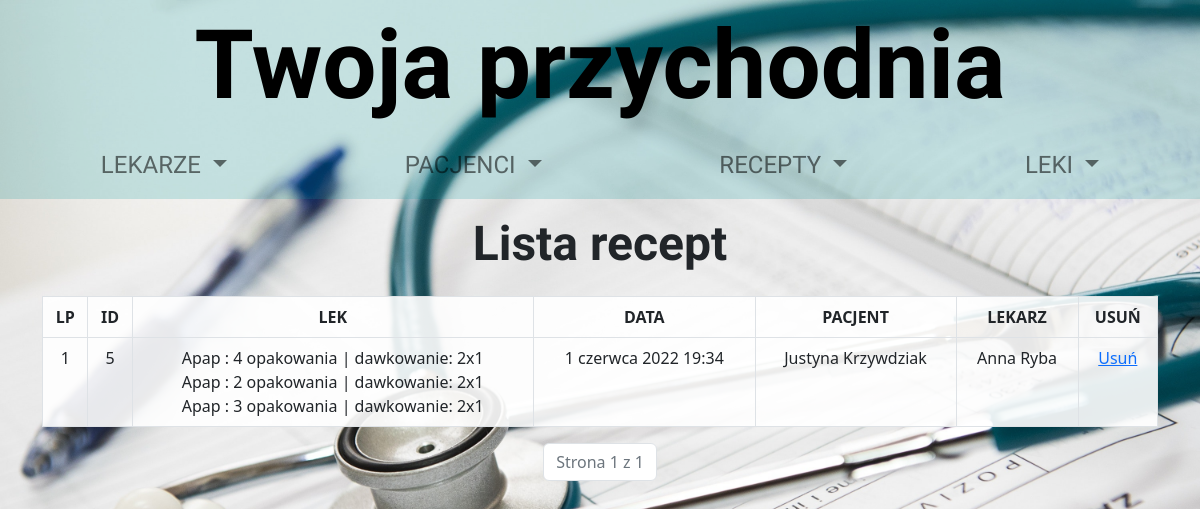
The app's page /wyswietl_recepte/ with its own data.
### przychodnia_app/models.py (models this page shows, shortened)
class Recepta(models.Model):
    pacjent = models.ForeignKey(Pacjent, on_delete=models.CASCADE)
    lekarz = models.ForeignKey(Lekarz, on_delete=models.CASCADE)
    data = models.DateTimeField(default=timezone.now)

class IloscLeku(models.Model):
    recepta = models.ForeignKey(Recepta, on_delete=models.CASCADE)
    lek = models.ForeignKey(Lek, on_delete=models.CASCADE)
    ilosc = models.IntegerField()
    dawkowanie = models.CharField(max_length=10)

class Lek(models.Model):
    nazwa = models.CharField(max_length=100)
    substancja_czynna = models.CharField(max_length=100)
    cena = models.IntegerField()

class DaneOsobowe(models.Model):
    imie_nazwisko = models.CharField(max_length=50)
    numer_telefonu = models.CharField(max_length=20)
    email = models.EmailField(max_length=50)
    class Meta:
        abstract = True

class Pacjent(DaneOsobowe):
    plec = models.CharField(max_length=1, choices=PLEC)
    data_urodzenia = models.DateField()
    pesel = models.CharField(max_length=11)

class Lekarz(DaneOsobowe):
    specjalizacja = models.CharField(max_length=30,
                                     choices=SPECJALIZACJE)

### przychodnia_app/views.py (the view)
# urls.py: path('wyswietl_recepte/', views.wyswietl_recepte, name='wyswietl_recepte'),
def wyswietl_recepte(request):
    recepty = Recepta.objects.all()
    p = Paginator(recepty, 5)
    page = request.GET.get('page')
    recepty_na_stronie = p.get_page(page)
    return render(request, 'wyswietl_recepte.html', {
        'recepty': recepty,
        'recepty_na_stronie': recepty_na_stronie,
    })

### przychodnia_app/templates/wyswietl_recepte.html (shortened to what this page needs)
{% extends "szablon.html" %}
{% load static %}
{% block zawartosc %}
<div class="container">
    <h1 class="header-logotype2 text-center p-3">Lista recept</h1>
    <table class="table table-bordered justyna-table text-center">
        <tr>
            <th>LP</th>
            <th>ID</th>
            <th>LEK</th>
            <th>DATA</th>
            <th>PACJENT</th>
            <th>LEKARZ</th>
            <th>USUŃ</th>
        </tr>
        {% for recepta in recepty_na_stronie %}
            <tr>
                <td>{{ forloop.counter }}</td>
                <td>{{ recepta.id }}</td>
                <td>
                    {% for ilosc in recepta.iloscleku_set.all %}
                        {{ ilosc.lek.nazwa }} : {{ ilosc.ilosc }} opakowania | dawkowanie: {{ ilosc.dawkowanie }} <br>
                    {% endfor %}
                </td>
                <td>{{ recepta.data }}</td>
                <td>{{ recepta.pacjent.imie_nazwisko}}</td>
                <td>{{ recepta.lekarz.imie_nazwisko }}</td>
                <td><a href="usun/{{ recepta.id }}">Usuń</a></td>
            </tr>
        {% endfor %}
    </table>
        <nav aria-label="Page navigation example">
          <ul class="pagination justify-content-center">
                <li class="page-item disabled"><a class="page-link" href="#">Strona {{ recepty_na_stronie.number }} z {{ recepty_na_stronie.paginator.num_pages }}</a></li>
          </ul>
        </nav>
</div>
{% endblock %}

### przychodnia_app/templates/szablon.html (shortened to what this page needs)
{% load static %}
<!doctype html>
<html lang="en">
  <head>
    <link href="{% static 'main.css' %}" rel="stylesheet">
  </head>
  <body class="bg-justyna-custom pb-5">
  <div class="d-flex justify-content-center w-100">
    <h1 class="header-logotype w-100 p-2 text-center">
        <a href="{% url 'index' %}">Twoja przychodnia</a>
    </h1>
  </div>
  <nav class="navbar navbar-expand-lg justyna-nav">
  <div class="container-fluid">
    <div class="collapse navbar-collapse" id="navbarSupportedContent">
      <ul class="navbar-nav me-auto mb-2 w-100 mb-lg-0 d-flex justify-content-around">
        <li class="nav-item dropdown">
          <a class="nav-link dropdown-toggle" href="#" id="navbarDropdown" role="button" data-bs-toggle="dropdown" aria-expanded="false">
            LEKARZE
          </a>
        </li>
        <li class="nav-item dropdown">
          <a class="nav-link dropdown-toggle" href="#" id="navbarDropdown" role="button" data-bs-toggle="dropdown" aria-expanded="false">
            PACJENCI
          </a>
        </li>
        <li class="nav-item dropdown">
          <a class="nav-link dropdown-toggle" href="#" id="navbarDropdown" role="button" data-bs-toggle="dropdown" aria-expanded="false">
            RECEPTY
          </a>
        </li>
        <li class="nav-item dropdown">
          <a class="nav-link dropdown-toggle" href="#" id="navbarDropdown" role="button" data-bs-toggle="dropdown" aria-expanded="false">
            LEKI
          </a>
        </li>
      </ul>
    </div>
  </div>
</nav>
{% block zawartosc %}
{% endblock %}
  </body>
</html>

### przychodnia_app/static/main.css (style rules this page uses)
:root { --bg-justynka-zielonki: rgba(14, 153, 161, 0.2) }
html { height: 100%; }
.bg-justyna-custom { background: url("img/bg.jpg") center center/cover no-repeat fixed; }
.header-logotype { font-family: 'Amatic SC', cursive; font-weight: 700; font-size: 6rem; background: var(--bg-justynka-zielonki); margin-bottom: -0.5px; }
.header-logotype2 { font-family: 'Amatic SC', cursive; font-family: 'Oswald', sans-serif; font-weight: 700; font-size: 3rem; }
.header-logotype a { color: black; text-decoration: none; -webkit-user-select: none; -ms-user-select: none; user-select: none; }
.justyna-nav { font-family: 'Oswald', sans-serif; font-weight: 400; font-size: 1.5rem; background: var(--bg-justynka-zielonki); }
.justyna-table { background: rgba(255,255,255,0.9); }

### records on screen
Recepta: id "5", data "1 czerwca 2022 19:34", pacjent.imie_nazwisko "Justyna Krzywdziak", lekarz.imie_nazwisko "Anna Ryba"
IloscLeku: lek.nazwa "Apap", ilosc "4", dawkowanie "2x1"
IloscLeku: lek.nazwa "Apap", ilosc "2", dawkowanie "2x1"
IloscLeku: lek.nazwa "Apap", ilosc "3", dawkowanie "2x1"

### other values on screen
{{ recepty_na_stronie.number }} "1"
{{ recepty_na_stronie.paginator.num_pages }} "1"
